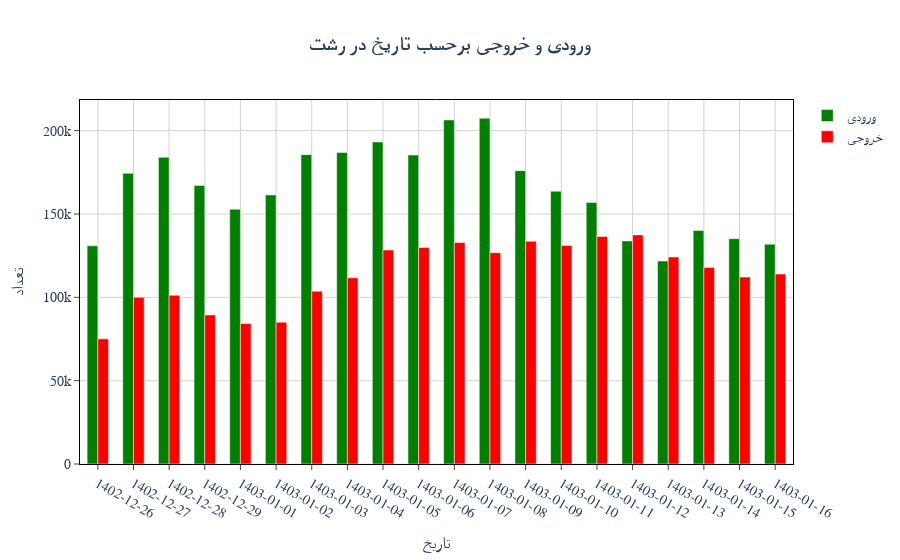

This figure's notebook cell:
### Code cell
fig = px.bar(
    flow_df[
        (flow_df['date'] > jdatetime.datetime.strptime('1402-12-25', "%Y-%m-%d").date()) &
        (flow_df['date'] < jdatetime.datetime.strptime('1403-01-17', "%Y-%m-%d").date())],
    x='date',
    y='cnt',
    color='color',
    barmode='group',
    color_discrete_sequence=['green', 'red'],  # Custom colors
    title=f"<b>ورودی و خروجی برحسب تاریخ در {city}</b>"
)

fig.update_layout(
    xaxis=dict(
        title_standoff=25,
        mirror=True,
        ticks='outside',
        showline=True,
        linecolor='black',
        gridcolor='lightgray'
    ),
    yaxis=dict(
        title_standoff=25,
        mirror=True,
        ticks='outside',
        showline=True,
        linecolor='black',
        gridcolor='lightgray'
    )
)

fig.update_layout(
    font=dict(
        family='Yas',  # Use a Persian font
        size=14,
    ),
    title_x=0.5,  # Center title
    xaxis=dict(
        title_font=dict(size=16),
        tickfont=dict(size=14)
    ),
    yaxis=dict(
        title_font=dict(size=16),
        tickfont=dict(size=14)
    )
)


fig.update_layout(
    legend_title='',
    xaxis_title='تاریخ',
    xaxis_type='category',
    bargap=0.4,  # Gap between bars of different classes
    bargroupgap=0,  # Gap between bars of same class
    yaxis_title='تعداد',
    template='plotly_white',
    hovermode='x unified',
)

fig.show()

### Figure 1 — Plotly figure (JSON) as saved in the notebook; plotly's stock layout.template omitted (floating-point values rounded to 4 significant figures)
{"data": [{"alignmentgroup": "True", "hovertemplate": "color=ورودی<br>date=%{x}<br>cnt=%{y}<extra></extra>", "legendgroup": "ورودی", "marker": {"color": "green", "pattern": {"shape": ""}}, "name": "ورودی", "offsetgroup": "ورودی", "orientation": "v", "showlegend": true, "textposition": "auto", "type": "bar", "x": ["1402-12-26", "1402-12-27", "1402-12-28", "1402-12-29", "1403-01-01", "1403-01-02", "1403-01-03", "1403-01-04", "1403-01-05", "1403-01-06", "1403-01-07", "1403-01-08", "1403-01-09", "1403-01-10", "1403-01-11", "1403-01-12", "1403-01-13", "1403-01-14", "1403-01-15", "1403-01-16"], "xaxis": "x", "y": [130900.0, 174400.0, 184000.0, 167100.0, 152900.0, 161500.0, 185600.0, 186900.0, 193200.0, 185300.0, 206400.0, 207500.0, 176000.0, 163600.0, 156900.0, 133800.0, 121800.0, 140100.0, 135200.0, 131800.0], "yaxis": "y"}, {"alignmentgroup": "True", "hovertemplate": "color=خروجی<br>date=%{x}<br>cnt=%{y}<extra></extra>", "legendgroup": "خروجی", "marker": {"color": "red", "pattern": {"shape": ""}}, "name": "خروجی", "offsetgroup": "خروجی", "orientation": "v", "showlegend": true, "textposition": "auto", "type": "bar", "x": ["1402-12-26", "1402-12-27", "1402-12-28", "1402-12-29", "1403-01-01", "1403-01-02", "1403-01-03", "1403-01-04", "1403-01-05", "1403-01-06", "1403-01-07", "1403-01-08", "1403-01-09", "1403-01-10", "1403-01-11", "1403-01-12", "1403-01-13", "1403-01-14", "1403-01-15", "1403-01-16"], "xaxis": "x", "y": [75080.0, 99990.0, 101200.0, 89450.0, 84240.0, 85100.0, 103700.0, 111700.0, 128400.0, 129900.0, 132900.0, 126800.0, 133600.0, 131100.0, 136500.0, 137500.0, 124200.0, 118000.0, 112100.0, 114000.0], "yaxis": "y"}], "layout": {"bargap": 0.4, "bargroupgap": 0, "barmode": "group", "font": {"family": "Yas", "size": 14}, "hovermode": "x unified", "legend": {"title": {"text": ""}, "tracegroupgap": 0}, "title": {"text": "<b>ورودی و خروجی برحسب تاریخ در رشت</b>", "x": 0.5}, "xaxis": {"anchor": "y", "domain": [0, 1], "gridcolor": "lightgray", "linecolor": "black", "mirror": true, "showline": true, "tickfont": {"size": 14}, "ticks": "outside", "title": {"text": "تاریخ"}, "type": "category"}, "yaxis": {"anchor": "x", "domain": [0, 1], "gridcolor": "lightgray", "linecolor": "black", "mirror": true, "showline": true, "tickfont": {"size": 14}, "ticks": "outside", "title": {"text": "تعداد"}}}}
